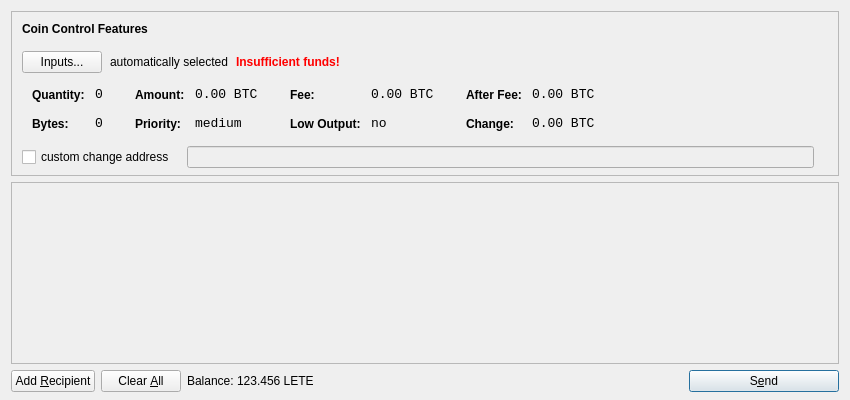
<?xml version="1.0" encoding="UTF-8"?>
<ui version="4.0">
 <class>SendCoinsDialog</class>
 <widget class="QDialog" name="SendCoinsDialog">
  <property name="geometry">
   <rect>
    <x>0</x>
    <y>0</y>
    <width>850</width>
    <height>400</height>
   </rect>
  </property>
  <property name="windowTitle">
   <string>Send Coins</string>
  </property>
  <layout class="QVBoxLayout" name="verticalLayout" stretch="0,1,0">
   <property name="bottomMargin">
    <number>8</number>
   </property>
   <item>
    <widget class="QFrame" name="frameCoinControl">
     <property name="sizePolicy">
      <sizepolicy hsizetype="Expanding" vsizetype="Expanding">
       <horstretch>0</horstretch>
       <verstretch>0</verstretch>
      </sizepolicy>
     </property>
     <property name="maximumSize">
      <size>
       <width>16777215</width>
       <height>16777215</height>
      </size>
     </property>
     <property name="frameShape">
      <enum>QFrame::StyledPanel</enum>
     </property>
     <property name="frameShadow">
      <enum>QFrame::Sunken</enum>
     </property>
     <layout class="QVBoxLayout" name="verticalLayoutCoinControl2">
      <property name="spacing">
       <number>-1</number>
      </property>
      <property name="leftMargin">
       <number>0</number>
      </property>
      <property name="topMargin">
       <number>0</number>
      </property>
      <property name="rightMargin">
       <number>0</number>
      </property>
      <property name="bottomMargin">
       <number>6</number>
      </property>
      <item>
       <layout class="QVBoxLayout" name="verticalLayoutCoinControl" stretch="0,0,0,0,1">
        <property name="spacing">
         <number>0</number>
        </property>
        <property name="leftMargin">
         <number>10</number>
        </property>
        <property name="topMargin">
         <number>10</number>
        </property>
        <item>
         <layout class="QHBoxLayout" name="horizontalLayoutCoinControl1">
          <property name="bottomMargin">
           <number>15</number>
          </property>
          <item>
           <widget class="QLabel" name="labelCoinControlFeatures">
            <property name="sizePolicy">
             <sizepolicy hsizetype="Preferred" vsizetype="Maximum">
              <horstretch>0</horstretch>
              <verstretch>0</verstretch>
             </sizepolicy>
            </property>
            <property name="font">
             <font>
              <weight>75</weight>
              <bold>true</bold>
             </font>
            </property>
            <property name="styleSheet">
             <string notr="true">font-weight:bold;</string>
            </property>
            <property name="text">
             <string>Coin Control Features</string>
            </property>
           </widget>
          </item>
         </layout>
        </item>
        <item>
         <layout class="QHBoxLayout" name="horizontalLayoutCoinControl2" stretch="0,0,0,0">
          <property name="spacing">
           <number>8</number>
          </property>
          <property name="bottomMargin">
           <number>10</number>
          </property>
          <item>
           <widget class="QPushButton" name="pushButtonCoinControl">
            <property name="styleSheet">
             <string notr="true"/>
            </property>
            <property name="text">
             <string>Inputs...</string>
            </property>
           </widget>
          </item>
          <item>
           <widget class="QLabel" name="labelCoinControlAutomaticallySelected">
            <property name="text">
             <string>automatically selected</string>
            </property>
            <property name="margin">
             <number>5</number>
            </property>
           </widget>
          </item>
          <item>
           <widget class="QLabel" name="labelCoinControlInsuffFunds">
            <property name="font">
             <font>
              <weight>75</weight>
              <bold>true</bold>
             </font>
            </property>
            <property name="styleSheet">
             <string notr="true">color:red;font-weight:bold;</string>
            </property>
            <property name="text">
             <string>Insufficient funds!</string>
            </property>
            <property name="margin">
             <number>5</number>
            </property>
           </widget>
          </item>
          <item>
           <spacer name="horizontalSpacerCoinControl">
            <property name="orientation">
             <enum>Qt::Horizontal</enum>
            </property>
            <property name="sizeHint" stdset="0">
             <size>
              <width>40</width>
              <height>1</height>
             </size>
            </property>
           </spacer>
          </item>
         </layout>
        </item>
        <item>
         <widget class="QWidget" name="widgetCoinControl" native="true">
          <property name="sizePolicy">
           <sizepolicy hsizetype="Preferred" vsizetype="Preferred">
            <horstretch>0</horstretch>
            <verstretch>0</verstretch>
           </sizepolicy>
          </property>
          <property name="minimumSize">
           <size>
            <width>0</width>
            <height>0</height>
           </size>
          </property>
          <property name="styleSheet">
           <string notr="true"/>
          </property>
          <layout class="QHBoxLayout" name="horizontalLayoutCoinControl5">
           <property name="margin">
            <number>0</number>
           </property>
           <item>
            <layout class="QHBoxLayout" name="horizontalLayoutCoinControl3" stretch="0,0,0,1">
             <property name="spacing">
              <number>20</number>
             </property>
             <property name="topMargin">
              <number>0</number>
             </property>
             <property name="bottomMargin">
              <number>10</number>
             </property>
             <item>
              <layout class="QFormLayout" name="formLayoutCoinControl1">
               <property name="horizontalSpacing">
                <number>10</number>
               </property>
               <property name="verticalSpacing">
                <number>14</number>
               </property>
               <property name="leftMargin">
                <number>10</number>
               </property>
               <property name="topMargin">
                <number>4</number>
               </property>
               <property name="rightMargin">
                <number>6</number>
               </property>
               <item row="0" column="0">
                <widget class="QLabel" name="labelCoinControlQuantityText">
                 <property name="styleSheet">
                  <string notr="true">font-weight:bold;</string>
                 </property>
                 <property name="text">
                  <string>Quantity:</string>
                 </property>
                 <property name="margin">
                  <number>0</number>
                 </property>
                </widget>
               </item>
               <item row="0" column="1">
                <widget class="QLabel" name="labelCoinControlQuantity">
                 <property name="font">
                  <font>
                   <family>Monospace</family>
                   <pointsize>10</pointsize>
                  </font>
                 </property>
                 <property name="cursor">
                  <cursorShape>IBeamCursor</cursorShape>
                 </property>
                 <property name="contextMenuPolicy">
                  <enum>Qt::ActionsContextMenu</enum>
                 </property>
                 <property name="text">
                  <string notr="true">0</string>
                 </property>
                 <property name="margin">
                  <number>0</number>
                 </property>
                 <property name="textInteractionFlags">
                  <set>Qt::LinksAccessibleByMouse|Qt::TextSelectableByKeyboard|Qt::TextSelectableByMouse</set>
                 </property>
                </widget>
               </item>
               <item row="1" column="0">
                <widget class="QLabel" name="labelCoinControlBytesText">
                 <property name="styleSheet">
                  <string notr="true">font-weight:bold;</string>
                 </property>
                 <property name="text">
                  <string>Bytes:</string>
                 </property>
                </widget>
               </item>
               <item row="1" column="1">
                <widget class="QLabel" name="labelCoinControlBytes">
                 <property name="font">
                  <font>
                   <family>Monospace</family>
                   <pointsize>10</pointsize>
                  </font>
                 </property>
                 <property name="cursor">
                  <cursorShape>IBeamCursor</cursorShape>
                 </property>
                 <property name="contextMenuPolicy">
                  <enum>Qt::ActionsContextMenu</enum>
                 </property>
                 <property name="text">
                  <string notr="true">0</string>
                 </property>
                 <property name="textInteractionFlags">
                  <set>Qt::LinksAccessibleByMouse|Qt::TextSelectableByKeyboard|Qt::TextSelectableByMouse</set>
                 </property>
                </widget>
               </item>
              </layout>
             </item>
             <item>
              <layout class="QFormLayout" name="formLayoutCoinControl2">
               <property name="horizontalSpacing">
                <number>10</number>
               </property>
               <property name="verticalSpacing">
                <number>14</number>
               </property>
               <property name="leftMargin">
                <number>6</number>
               </property>
               <property name="topMargin">
                <number>4</number>
               </property>
               <property name="rightMargin">
                <number>6</number>
               </property>
               <item row="0" column="0">
                <widget class="QLabel" name="labelCoinControlAmountText">
                 <property name="styleSheet">
                  <string notr="true">font-weight:bold;</string>
                 </property>
                 <property name="text">
                  <string>Amount:</string>
                 </property>
                 <property name="margin">
                  <number>0</number>
                 </property>
                </widget>
               </item>
               <item row="0" column="1">
                <widget class="QLabel" name="labelCoinControlAmount">
                 <property name="font">
                  <font>
                   <family>Monospace</family>
                   <pointsize>10</pointsize>
                  </font>
                 </property>
                 <property name="cursor">
                  <cursorShape>IBeamCursor</cursorShape>
                 </property>
                 <property name="contextMenuPolicy">
                  <enum>Qt::ActionsContextMenu</enum>
                 </property>
                 <property name="text">
                  <string notr="true">0.00 BTC</string>
                 </property>
                 <property name="textInteractionFlags">
                  <set>Qt::LinksAccessibleByMouse|Qt::TextSelectableByKeyboard|Qt::TextSelectableByMouse</set>
                 </property>
                </widget>
               </item>
               <item row="1" column="0">
                <widget class="QLabel" name="labelCoinControlPriorityText">
                 <property name="styleSheet">
                  <string notr="true">font-weight:bold;</string>
                 </property>
                 <property name="text">
                  <string>Priority:</string>
                 </property>
                </widget>
               </item>
               <item row="1" column="1">
                <widget class="QLabel" name="labelCoinControlPriority">
                 <property name="font">
                  <font>
                   <family>Monospace</family>
                   <pointsize>10</pointsize>
                  </font>
                 </property>
                 <property name="cursor">
                  <cursorShape>IBeamCursor</cursorShape>
                 </property>
                 <property name="contextMenuPolicy">
                  <enum>Qt::ActionsContextMenu</enum>
                 </property>
                 <property name="text">
                  <string>medium</string>
                 </property>
                 <property name="textInteractionFlags">
                  <set>Qt::LinksAccessibleByMouse|Qt::TextSelectableByKeyboard|Qt::TextSelectableByMouse</set>
                 </property>
                </widget>
               </item>
              </layout>
             </item>
             <item>
              <layout class="QFormLayout" name="formLayoutCoinControl3">
               <property name="horizontalSpacing">
                <number>10</number>
               </property>
               <property name="verticalSpacing">
                <number>14</number>
               </property>
               <property name="leftMargin">
                <number>6</number>
               </property>
               <property name="topMargin">
                <number>4</number>
               </property>
               <property name="rightMargin">
                <number>6</number>
               </property>
               <item row="0" column="0">
                <widget class="QLabel" name="labelCoinControlFeeText">
                 <property name="styleSheet">
                  <string notr="true">font-weight:bold;</string>
                 </property>
                 <property name="text">
                  <string>Fee:</string>
                 </property>
                 <property name="margin">
                  <number>0</number>
                 </property>
                </widget>
               </item>
               <item row="0" column="1">
                <widget class="QLabel" name="labelCoinControlFee">
                 <property name="font">
                  <font>
                   <family>Monospace</family>
                   <pointsize>10</pointsize>
                  </font>
                 </property>
                 <property name="cursor">
                  <cursorShape>IBeamCursor</cursorShape>
                 </property>
                 <property name="contextMenuPolicy">
                  <enum>Qt::ActionsContextMenu</enum>
                 </property>
                 <property name="text">
                  <string notr="true">0.00 BTC</string>
                 </property>
                 <property name="textInteractionFlags">
                  <set>Qt::LinksAccessibleByMouse|Qt::TextSelectableByKeyboard|Qt::TextSelectableByMouse</set>
                 </property>
                </widget>
               </item>
               <item row="1" column="0">
                <widget class="QLabel" name="labelCoinControlLowOutputText">
                 <property name="styleSheet">
                  <string notr="true">font-weight:bold;</string>
                 </property>
                 <property name="text">
                  <string>Low Output:</string>
                 </property>
                </widget>
               </item>
               <item row="1" column="1">
                <widget class="QLabel" name="labelCoinControlLowOutput">
                 <property name="font">
                  <font>
                   <family>Monospace</family>
                   <pointsize>10</pointsize>
                  </font>
                 </property>
                 <property name="cursor">
                  <cursorShape>IBeamCursor</cursorShape>
                 </property>
                 <property name="contextMenuPolicy">
                  <enum>Qt::ActionsContextMenu</enum>
                 </property>
                 <property name="text">
                  <string>no</string>
                 </property>
                 <property name="textInteractionFlags">
                  <set>Qt::LinksAccessibleByMouse|Qt::TextSelectableByKeyboard|Qt::TextSelectableByMouse</set>
                 </property>
                </widget>
               </item>
              </layout>
             </item>
             <item>
              <layout class="QFormLayout" name="formLayoutCoinControl4">
               <property name="horizontalSpacing">
                <number>10</number>
               </property>
               <property name="verticalSpacing">
                <number>14</number>
               </property>
               <property name="leftMargin">
                <number>6</number>
               </property>
               <property name="topMargin">
                <number>4</number>
               </property>
               <property name="rightMargin">
                <number>6</number>
               </property>
               <item row="0" column="0">
                <widget class="QLabel" name="labelCoinControlAfterFeeText">
                 <property name="styleSheet">
                  <string notr="true">font-weight:bold;</string>
                 </property>
                 <property name="text">
                  <string>After Fee:</string>
                 </property>
                 <property name="margin">
                  <number>0</number>
                 </property>
                </widget>
               </item>
               <item row="0" column="1">
                <widget class="QLabel" name="labelCoinControlAfterFee">
                 <property name="font">
                  <font>
                   <family>Monospace</family>
                   <pointsize>10</pointsize>
                  </font>
                 </property>
                 <property name="cursor">
                  <cursorShape>IBeamCursor</cursorShape>
                 </property>
                 <property name="contextMenuPolicy">
                  <enum>Qt::ActionsContextMenu</enum>
                 </property>
                 <property name="text">
                  <string notr="true">0.00 BTC</string>
                 </property>
                 <property name="textInteractionFlags">
                  <set>Qt::LinksAccessibleByMouse|Qt::TextSelectableByKeyboard|Qt::TextSelectableByMouse</set>
                 </property>
                </widget>
               </item>
               <item row="1" column="0">
                <widget class="QLabel" name="labelCoinControlChangeText">
                 <property name="styleSheet">
                  <string notr="true">font-weight:bold;</string>
                 </property>
                 <property name="text">
                  <string>Change:</string>
                 </property>
                </widget>
               </item>
               <item row="1" column="1">
                <widget class="QLabel" name="labelCoinControlChange">
                 <property name="font">
                  <font>
                   <family>Monospace</family>
                   <pointsize>10</pointsize>
                  </font>
                 </property>
                 <property name="cursor">
                  <cursorShape>IBeamCursor</cursorShape>
                 </property>
                 <property name="contextMenuPolicy">
                  <enum>Qt::ActionsContextMenu</enum>
                 </property>
                 <property name="text">
                  <string notr="true">0.00 BTC</string>
                 </property>
                 <property name="textInteractionFlags">
                  <set>Qt::LinksAccessibleByMouse|Qt::TextSelectableByKeyboard|Qt::TextSelectableByMouse</set>
                 </property>
                </widget>
               </item>
              </layout>
             </item>
            </layout>
           </item>
          </layout>
         </widget>
        </item>
        <item>
         <layout class="QHBoxLayout" name="horizontalLayoutCoinControl4" stretch="0,0,0">
          <property name="spacing">
           <number>12</number>
          </property>
          <property name="sizeConstraint">
           <enum>QLayout::SetDefaultConstraint</enum>
          </property>
          <property name="topMargin">
           <number>5</number>
          </property>
          <property name="rightMargin">
           <number>5</number>
          </property>
          <item>
           <widget class="QCheckBox" name="checkBoxCoinControlChange">
            <property name="text">
             <string>custom change address</string>
            </property>
           </widget>
          </item>
          <item>
           <widget class="QLineEdit" name="lineEditCoinControlChange">
            <property name="enabled">
             <bool>false</bool>
            </property>
            <property name="sizePolicy">
             <sizepolicy hsizetype="Expanding" vsizetype="Fixed">
              <horstretch>0</horstretch>
              <verstretch>0</verstretch>
             </sizepolicy>
            </property>
           </widget>
          </item>
          <item>
           <widget class="QLabel" name="labelCoinControlChangeLabel">
            <property name="sizePolicy">
             <sizepolicy hsizetype="Preferred" vsizetype="Expanding">
              <horstretch>0</horstretch>
              <verstretch>0</verstretch>
             </sizepolicy>
            </property>
            <property name="minimumSize">
             <size>
              <width>0</width>
              <height>0</height>
             </size>
            </property>
            <property name="text">
             <string/>
            </property>
            <property name="margin">
             <number>3</number>
            </property>
           </widget>
          </item>
         </layout>
        </item>
        <item>
         <spacer name="verticalSpacerCoinControl">
          <property name="orientation">
           <enum>Qt::Vertical</enum>
          </property>
          <property name="sizeHint" stdset="0">
           <size>
            <width>800</width>
            <height>1</height>
           </size>
          </property>
         </spacer>
        </item>
       </layout>
      </item>
     </layout>
    </widget>
   </item>
   <item>
    <widget class="QScrollArea" name="scrollArea">
     <property name="widgetResizable">
      <bool>true</bool>
     </property>
     <widget class="QWidget" name="scrollAreaWidgetContents">
      <property name="geometry">
       <rect>
        <x>0</x>
        <y>0</y>
        <width>830</width>
        <height>165</height>
       </rect>
      </property>
      <layout class="QVBoxLayout" name="verticalLayout_2">
       <property name="margin">
        <number>0</number>
       </property>
       <item>
        <layout class="QVBoxLayout" name="entries">
         <property name="spacing">
          <number>6</number>
         </property>
        </layout>
       </item>
       <item>
        <spacer name="verticalSpacer">
         <property name="orientation">
          <enum>Qt::Vertical</enum>
         </property>
         <property name="sizeHint" stdset="0">
          <size>
           <width>20</width>
           <height>40</height>
          </size>
         </property>
        </spacer>
       </item>
      </layout>
     </widget>
    </widget>
   </item>
   <item>
    <layout class="QHBoxLayout" name="horizontalLayout">
     <item>
      <widget class="QPushButton" name="addButton">
       <property name="toolTip">
        <string>Send to multiple recipients at once</string>
       </property>
       <property name="text">
        <string>Add &amp;Recipient</string>
       </property>
       <property name="icon">
        <iconset resource="../bitcoin.qrc">
         <normaloff>:/icons/add</normaloff>:/icons/add</iconset>
       </property>
       <property name="autoDefault">
        <bool>false</bool>
       </property>
      </widget>
     </item>
     <item>
      <widget class="QPushButton" name="clearButton">
       <property name="sizePolicy">
        <sizepolicy hsizetype="Minimum" vsizetype="Fixed">
         <horstretch>0</horstretch>
         <verstretch>0</verstretch>
        </sizepolicy>
       </property>
       <property name="toolTip">
        <string>Remove all transaction fields</string>
       </property>
       <property name="text">
        <string>Clear &amp;All</string>
       </property>
       <property name="icon">
        <iconset resource="../bitcoin.qrc">
         <normaloff>:/icons/remove</normaloff>:/icons/remove</iconset>
       </property>
       <property name="autoRepeatDelay">
        <number>300</number>
       </property>
       <property name="autoDefault">
        <bool>false</bool>
       </property>
      </widget>
     </item>
     <item>
      <layout class="QHBoxLayout" name="horizontalLayout_2">
       <property name="spacing">
        <number>3</number>
       </property>
       <item>
        <widget class="QLabel" name="label">
         <property name="text">
          <string>Balance:</string>
         </property>
        </widget>
       </item>
       <item>
        <widget class="QLabel" name="labelBalance">
         <property name="cursor">
          <cursorShape>IBeamCursor</cursorShape>
         </property>
         <property name="text">
          <string>123.456 LETE</string>
         </property>
         <property name="textInteractionFlags">
          <set>Qt::LinksAccessibleByMouse|Qt::TextSelectableByKeyboard|Qt::TextSelectableByMouse</set>
         </property>
        </widget>
       </item>
      </layout>
     </item>
     <item>
      <spacer name="horizontalSpacer">
       <property name="orientation">
        <enum>Qt::Horizontal</enum>
       </property>
       <property name="sizeHint" stdset="0">
        <size>
         <width>40</width>
         <height>20</height>
        </size>
       </property>
      </spacer>
     </item>
     <item>
      <widget class="QPushButton" name="sendButton">
       <property name="minimumSize">
        <size>
         <width>150</width>
         <height>0</height>
        </size>
       </property>
       <property name="toolTip">
        <string>Confirm the send action</string>
       </property>
       <property name="text">
        <string>S&amp;end</string>
       </property>
       <property name="icon">
        <iconset resource="../bitcoin.qrc">
         <normaloff>:/icons/send</normaloff>:/icons/send</iconset>
       </property>
       <property name="default">
        <bool>true</bool>
       </property>
      </widget>
     </item>
    </layout>
   </item>
  </layout>
 </widget>
 <resources>
  <include location="../bitcoin.qrc"/>
 </resources>
 <connections/>
</ui>
